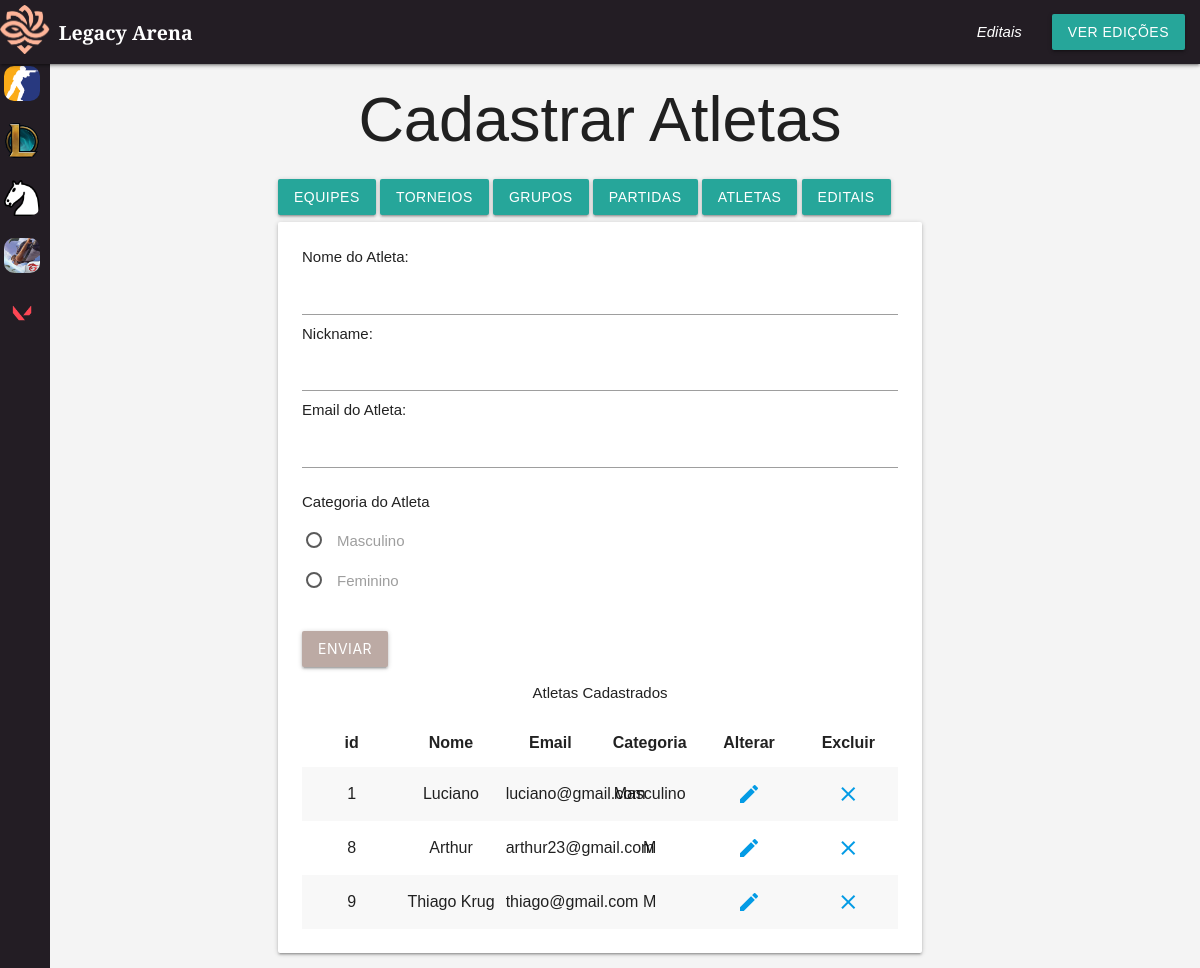
Before: /crud/cadastrar-atletas.php (signed in) with the older database file.
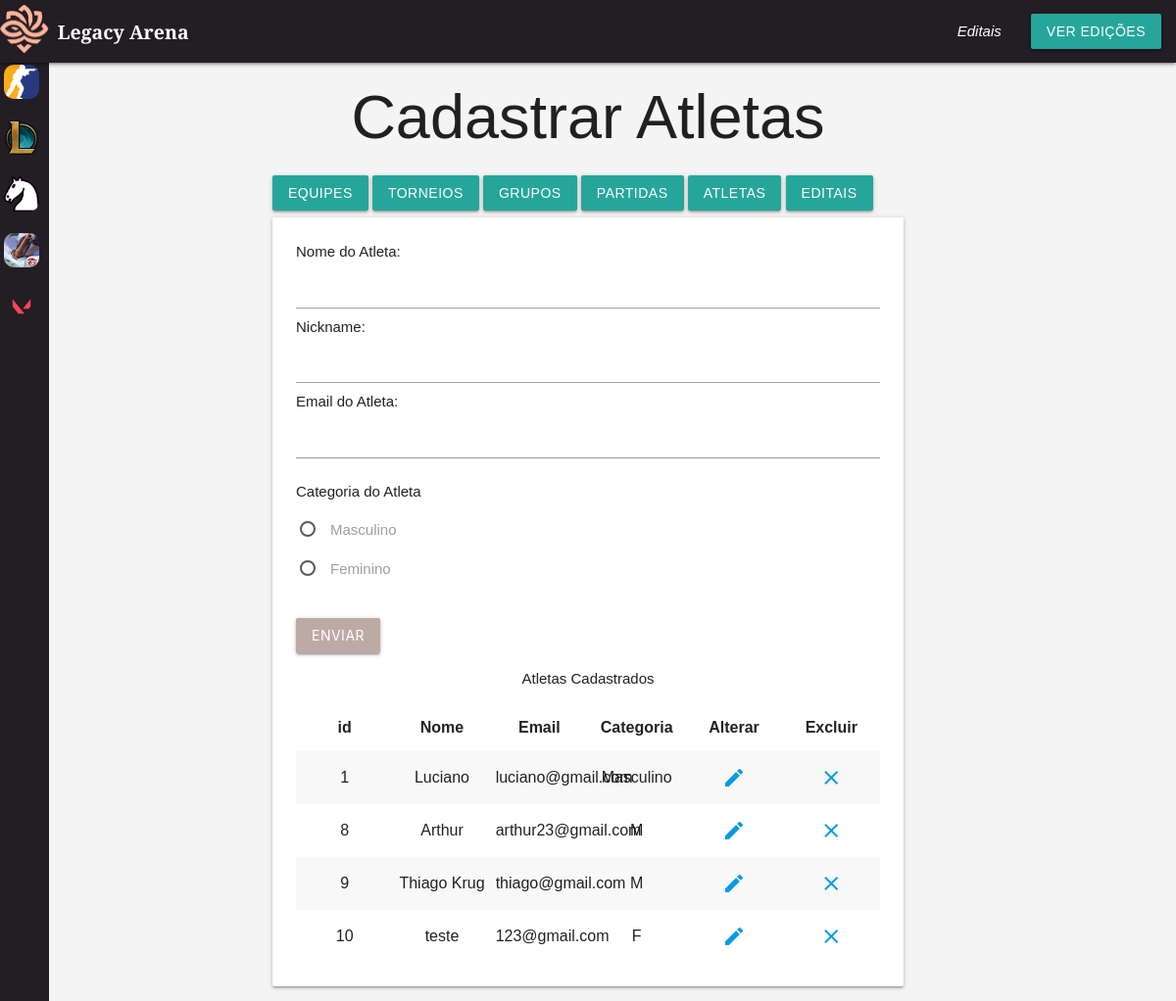
After: the same page with the newer database file.
### tables this page shows
CREATE TABLE IF NOT EXISTS `atleta` (
  `id` int NOT NULL AUTO_INCREMENT,
  `nome` varchar(255) NOT NULL,
  `nickname` varchar(255) NOT NULL,
  `email` varchar(255) NOT NULL,
  `categoria` varchar(255) NOT NULL,
  `id_equipe` int NOT NULL,
  PRIMARY KEY (`id`),
  UNIQUE KEY `email` (`email`)
);

### conexao.php (called while the page is built, shortened)
<?php
function executarSQL($conexao, $sql)
{
    $resultado = mysqli_query($conexao, $sql);
    return $resultado;
}

### crud/cadastrar-atletas.php (the view, shortened to what this page needs)
<?php
require_once "../conexao.php";
$conexao = conectar();
require_once "header.php";
$sql = "SELECT * FROM atleta";
$resultado_atleta = executarSQL($conexao, $sql);
?>
<!DOCTYPE html>
<html lang="pt-br">
<head>
    <link type="text/css" rel="stylesheet" href="../css/style.css" media="screen,projection" />
</head>
<body id="main-content">
    <h1 class="center-align"> Cadastrar Atletas </h1>
    <main class="container">
        <a href="../indexadm.php" class="waves-effect waves-light btn">Equipes</a>
        <a href="cadastrar-torneios.php" class="waves-effect waves-light btn">Torneios</a>
        <a href="cadastrar-grupocs.php" class="waves-effect waves-light btn">Grupos</a>
        <a href="cadastrar-partidas.php" class="waves-effect waves-light btn">Partidas</a>
        <a href="cadastrar-atletas.php" class="waves-effect waves-light btn">Atletas</a>
        <a href="cadastrar-edital.php" class="waves-effect waves-light btn">Editais</a>
        <div class="card-panel" style="width:100%;">
            <form action="atletas.php" method="post" enctype="multipart/form-data">
                Nome do Atleta: <input type="text" name="nome"><br>
                Nickname: <input type="text" name="nick"><br>
                Email do Atleta: <input type="email" name="email"><br>
            <p> Categoria do Atleta </p>
                <p>
                    <label>
                        <span>Masculino</span>
                    </label>
                </p>
                <p>
                    <label>
                        <span>Feminino</span>
                    </label>
                </p>
                <br>
                <button class="btn waves-effect waves-light brown  lighten-3 " type="submit" name="action">Enviar </button>
            </form>
            <p class="center-align">Atletas Cadastrados</p>
            <table class="striped centered responsive-table" style="width: 100%; table-layout: fixed; max-width: 150%;">
                <thead>
                    <tr>
                        <th>id</th>
                        <th>Nome</th>
                        <th>Email</th>
                        <th>Categoria</th>
                        <th>Alterar</th>
                        <th>Excluir</th>
                    </tr>
                </thead>
                <tbody>
                    <?php
                    while ($atletas = mysqli_fetch_assoc($resultado_atleta)) {
                        echo '<tr>';
                        echo '<td>' . $atletas['id'] . '</td>';
                        echo '<td>' . $atletas['nome'] . '</td>';
                        echo '<td>' . $atletas['email'] . '</td>';
                        echo '<td>' . $atletas['categoria'] . '</td>';
                        echo '<td> <a href="form-alteraratletas.php?id=' . $atletas['id'] . '"> <i class="material-icons">edit</i> </a> </td>';
                        echo '<td> <a href="excluiratletas.php?id=' . $atletas['id'] . '"> <i class="material-icons">clear</i> </a> </td>';
                        echo '</tr>';
                    }
                    ?>
                </tbody>
            </table>
        </div>
    </main>
</body>
</html>

Changed rows visible on the page:
added atleta: id "10", nome "teste", email "123@gmail.com", categoria "F"
